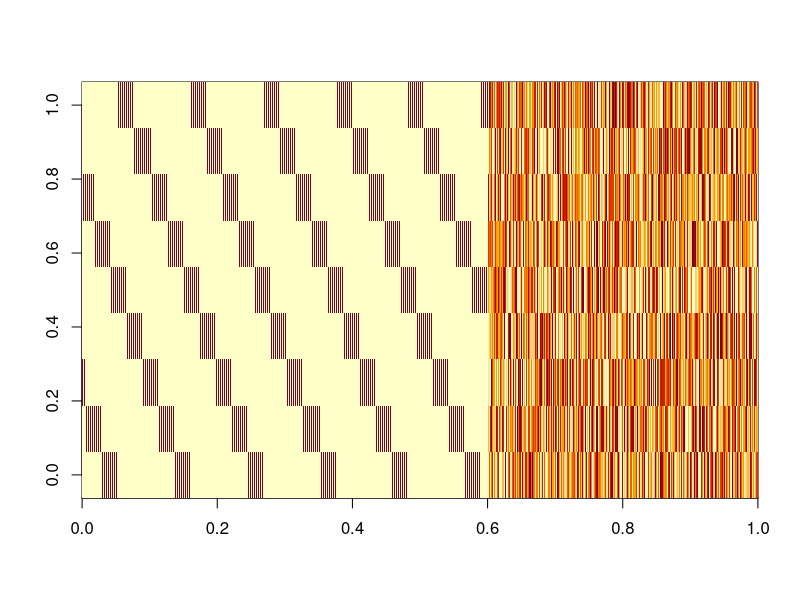
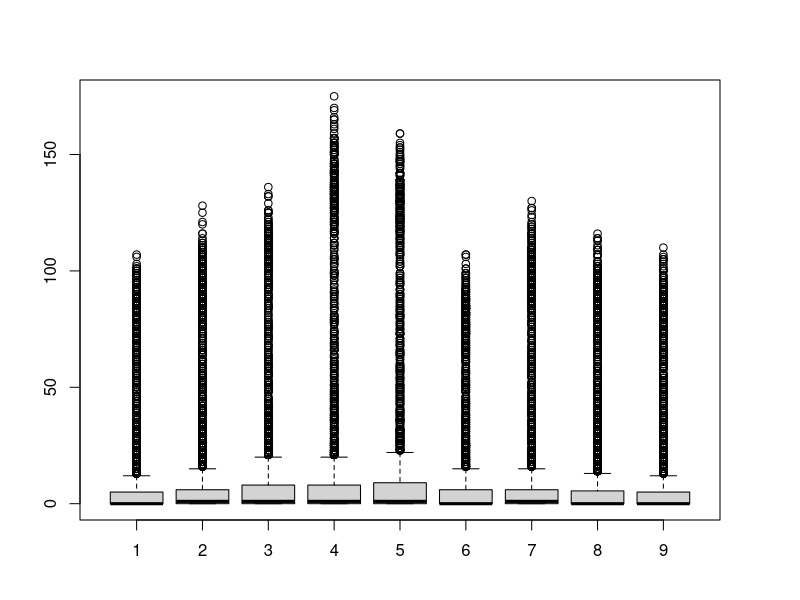
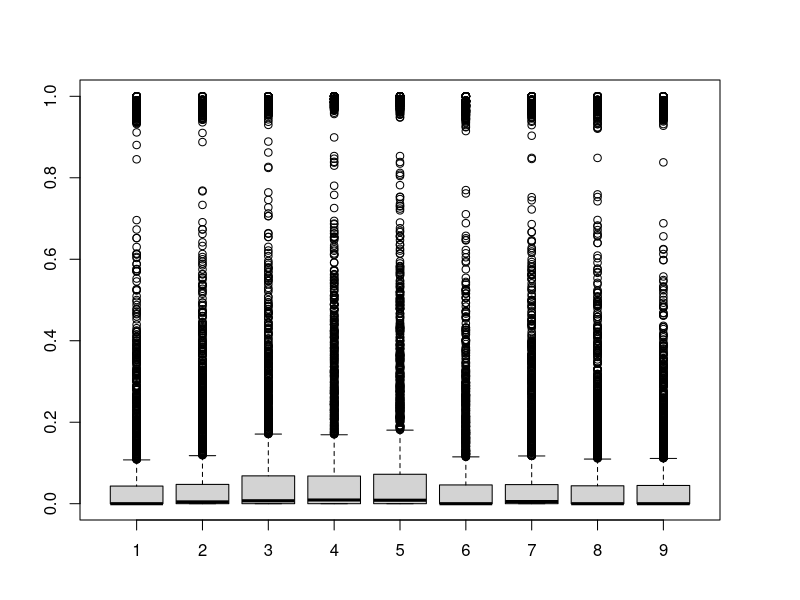
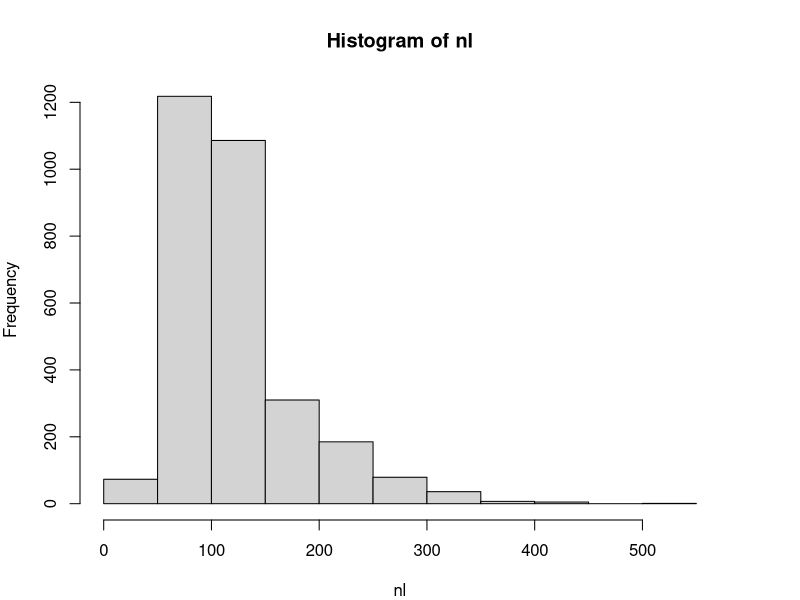
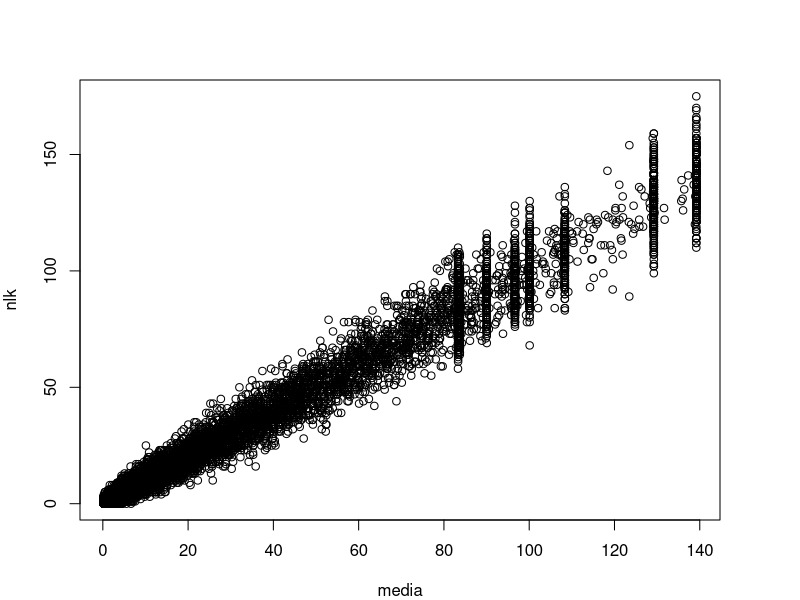
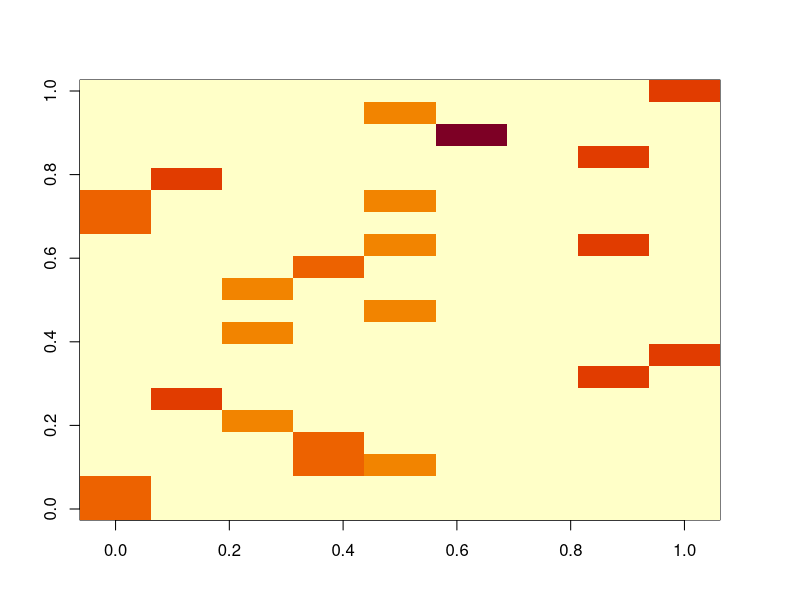
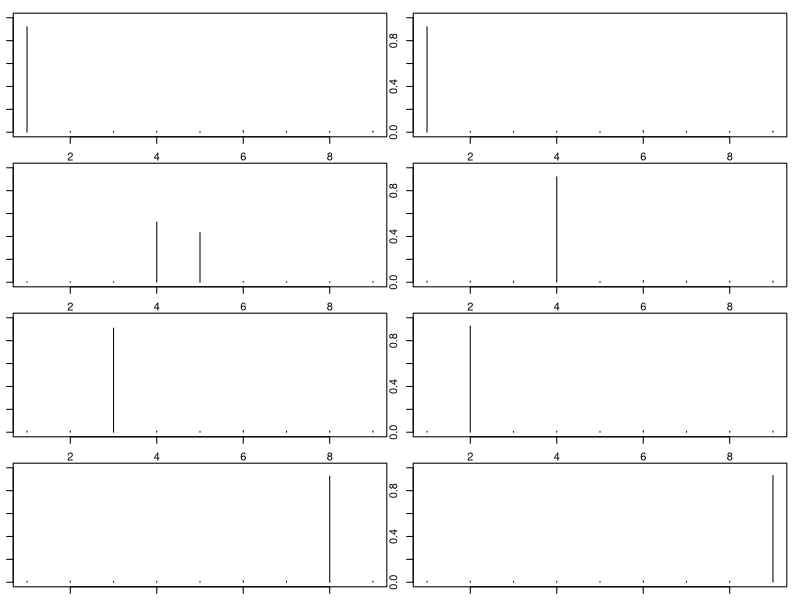
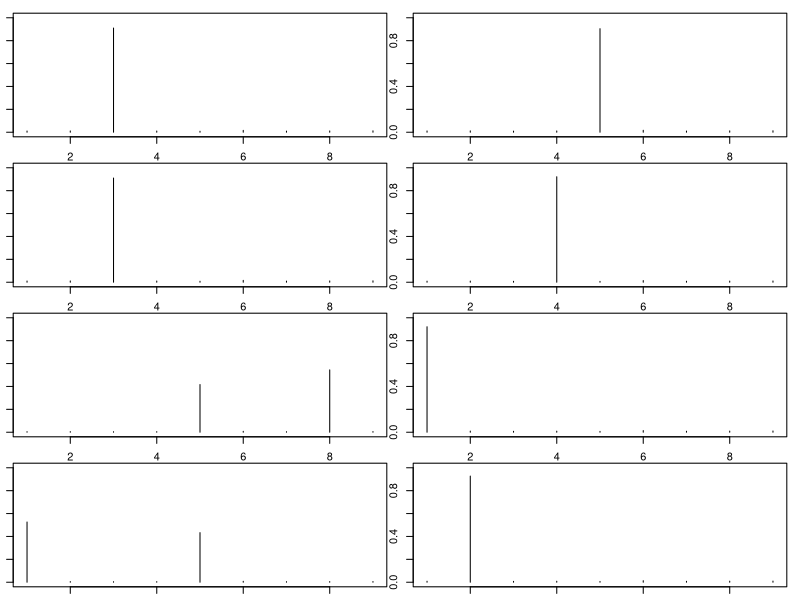

Recreate these plots in R, in order. (Note: this script raises an error after producing the figures.)
rm(list=ls(all=TRUE))
library(MCMCpack)
set.seed(30)

nloc=3000
nspp=100
ncommun=9

#design matrix
xmat=matrix(runif(nloc*ncommun,min=-3,max=3),nloc,ncommun)

#pure sites
tmp=matrix(-3,ncommun,ncommun)
diag(tmp)=3
num1=floor(nloc/ncommun)
for (i in 1:200){
  seq1=(ncommun*(i-1)+1):(ncommun*i)
  xmat[seq1,]=tmp
}
image(xmat)
xmat=cbind(1,xmat)

#parameters
b0=log(runif(ncommun,min=4,max=7))
betas.true=betas=rbind(b0,diag(1,ncommun))

#get means
media.true=media=exp(xmat%*%betas); range(media)
head(media)

#generate N_lk
par(mfrow=c(1,1),mar=rep(4,4))
nlk=matrix(NA,nloc,ncommun)
for (i in 1:ncommun){
  nlk[,i]=rpois(nloc,media[,i])
}
nlk.true=nlk; boxplot(nlk)
z=nlk/apply(nlk,1,sum); apply(z,1,sum); boxplot(z); apply(z,2,range); apply(z>0.9,2,mean)
nl=apply(nlk,1,sum)
hist(nl)
sum(nl)

plot(media,nlk)

#generate phi (assuming that each species is strongly present in a single group) 
phi=matrix(0.01,ncommun,nspp)
num=floor(nspp/ncommun)
for (i in 1:nspp){
  n=rbinom(1,size=1,prob=0.1)+1
  ind=sample(1:ncommun,size=n)
  phi[ind,i]=1
}
phi.true=phi=phi/matrix(apply(phi,1,sum),ncommun,nspp)
apply(phi,1,sum)

image(phi[,1:20])

#per species
par(mfrow=c(4,2),mar=rep(1,4))
for (i in 1:(ncommun*2)) plot(phi[,i]/sum(phi[,i]),type='h',ylim=c(0,1))

par(mfrow=c(4,2),mar=rep(1,4))
for (i in 1:ncommun) plot(phi[i,],type='h')

# for (i in 1:nspp){ #add some zeroes
#   ind=sample(1:ncommun,size=1)
#   tmp[ind,i]=runif(1,min=0.5,max=1)
# }
# phi=tmp/matrix(rowSums(tmp),ncommun,nspp) #re-scale to make sure it sums to 1
# round(phi[,1:20],2)
# table(round(phi,2))

unique(rowSums(phi))
phi.true=phi
image(phi)

#generate actual observations y
array.lsk=array(0,dim=c(nloc,nspp,ncommun))
for (i in 1:nloc){
  for (k in 1:ncommun){
    array.lsk[i,,k]=rmultinom(1,size=nlk[i,k],prob=phi[k,])
  }
}
array.lsk.true=array.lsk
y=apply(array.lsk,c(1,2),sum)
nks=t(apply(array.lsk,c(2,3),sum))
image(y)
plot(phi,nks)

#checking if it makes sense
plot(apply(array.lsk,c(1,3),sum),nlk)
lines(c(0,1000),c(0,1000))

#look at stuff to make sure it makes sense
phi.estim=nks/matrix(rowSums(nks),ncommun,nspp)
plot(phi.true,phi.estim)
nks.true=nks

#export results
setwd('U:\\GIT_models\\git_LDA_MS')
nome='fake data.csv'
colnames(y)=paste('spp',1:nspp,sep='')
rownames(y)=paste('loc',1:nloc,sep='')
write.csv(y,nome,row.names=F)    

nome='fake data xmat.csv'
write.csv(xmat,nome,row.names=F)    
